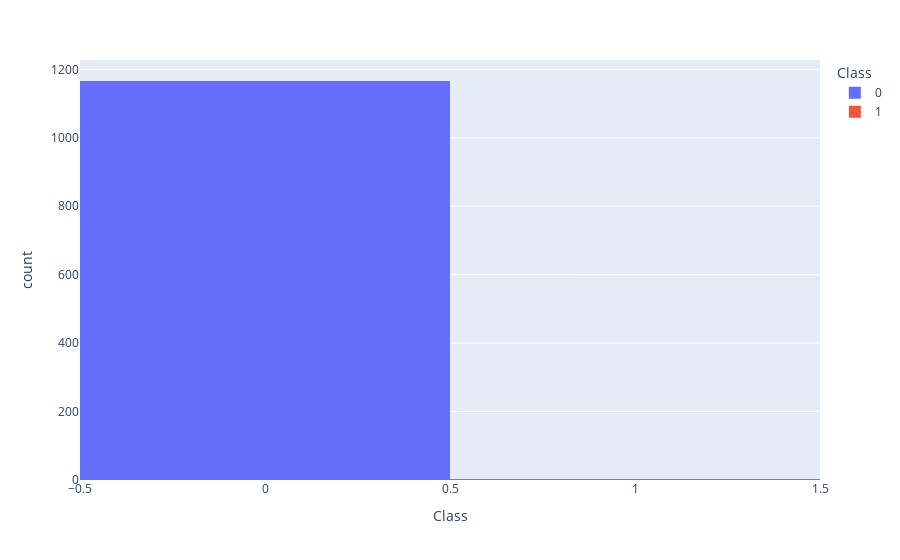

This figure's notebook cell:
### Code cell
fig1 = px.histogram(data, x = 'Class', color ='Class')
fig1.show()

### Figure 1 — Plotly figure (JSON) as saved in the notebook; plotly's stock layout.template omitted (floating-point values rounded to 4 significant figures; data arrays with more than 128 entries replaced by an {"elided": "..."} marker saying what was removed)
{"data": [{"alignmentgroup": "True", "bingroup": "x", "hovertemplate": "Class=%{x}<br>count=%{y}<extra></extra>", "legendgroup": "0", "marker": {"color": "#636efa", "pattern": {"shape": ""}}, "name": "0", "offsetgroup": "0", "orientation": "v", "showlegend": true, "type": "histogram", "x": {"elided": "1166 int values"}, "xaxis": "x", "yaxis": "y"}, {"alignmentgroup": "True", "bingroup": "x", "hovertemplate": "Class=%{x}<br>count=%{y}<extra></extra>", "legendgroup": "1", "marker": {"color": "#EF553B", "pattern": {"shape": ""}}, "name": "1", "offsetgroup": "1", "orientation": "v", "showlegend": true, "type": "histogram", "x": [1, 1], "xaxis": "x", "yaxis": "y"}], "layout": {"barmode": "relative", "legend": {"title": {"text": "Class"}, "tracegroupgap": 0}, "margin": {"t": 60}, "xaxis": {"anchor": "y", "categoryarray": [0, 1], "categoryorder": "array", "domain": [0, 1], "title": {"text": "Class"}}, "yaxis": {"anchor": "x", "domain": [0, 1], "title": {"text": "count"}}}}
